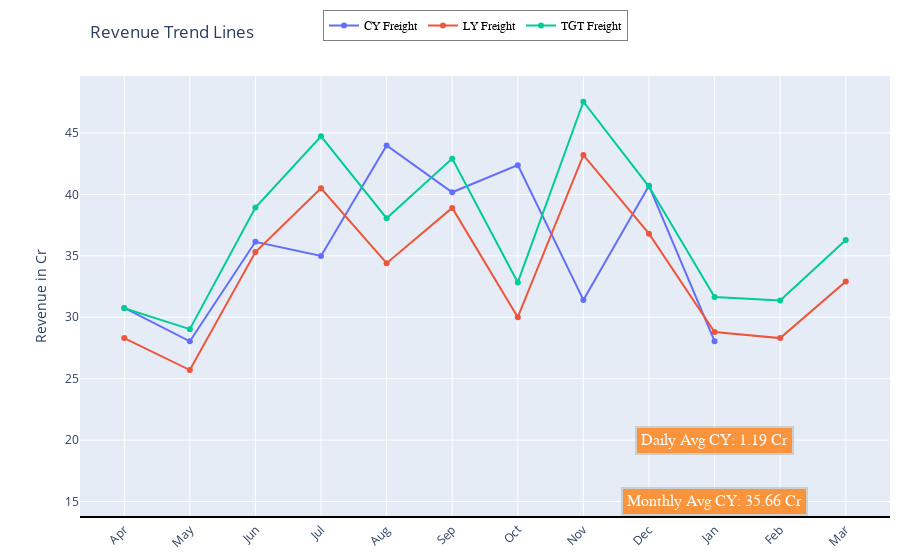

This figure's notebook cell:
### Code cell
import plotly.graph_objects as go
def comparison_line_plot(feature , current_year_df , previous_year_df , target_df = None):
    months = ['Apr', 'May', 'Jun', 'Jul', 'Aug', 'Sep',
                'Oct', 'Nov', 'Dec', 'Jan', 'Feb', 'Mar']
    # Create a figure with subplots
    fig = go.Figure()

    # Add trend lines for each category
    fig.add_trace(
        go.Scatter(x=months,
                y=current_year_df[feature],
                mode='lines+markers',
                showlegend=True,
                name='CY Freight',
                hovertemplate='Month: %{x}<br>Current Year Freight: %{y:.2f} Cr'),
        
    )
    fig.add_trace(
        go.Scatter(x=months,
                y=previous_year_df[feature],
                mode='lines+markers',
                showlegend=True,
                name='LY Freight',
                hovertemplate='Month: %{x}<br>Last Year Freight: %{y:.2f} Cr')
    )
    if target_df is not None:
        fig.add_trace(
            go.Scatter(x=months,
                    y=division_monthwise_target_df[feature],
                    mode='lines+markers',
                    showlegend=True,
                    name='TGT Freight',
                    hovertemplate='Month: %{x}<br>Last Year Freight: %{y:.2f} Cr')
        )

    # Annotate with monthly average revenue

    monthly_avg_current = current_year_df[feature].mean()
    monthly_avg_previous = previous_year_monthwise_outward_df[feature].mean()

    # Calculate daily average revenue assuming 30 days in a month
    daily_avg_current = monthly_avg_current / 30
    daily_avg_previous = monthly_avg_previous / 30
    fig.add_annotation(x=9,
                    y=15,
                    text=f'Monthly Avg CY: {monthly_avg_current:.2f} Cr',
                    showarrow=False,
                    bordercolor="#c7c7c7",
                    borderwidth=2,
                    borderpad=4,
                    bgcolor="#ff7f0e",
                    opacity=0.8,
                    font=dict(
                    family="Courier New, monospace",
                    size=16,
                    color="#ffffff"
                ),
                    )
    fig.add_annotation(x=9,
                        y=20,
                        text=f'Daily Avg CY: {daily_avg_current:.2f} Cr',
                        showarrow=False,
                    bordercolor="#c7c7c7",
                    borderwidth=2,
                    borderpad=4,
                    bgcolor="#ff7f0e",
                    opacity=0.8,
                    font=dict(
                    family="Courier New, monospace",
                    size=16,
                    color="#ffffff",
                        )
    )


    # Update figure layout
    fig.update_layout(
        xaxis_tickangle=-45,
        title='Revenue Trend Lines ',
        title_x=0.1,# Center title
        yaxis_title='Revenue in Cr',
        margin=dict(t=10, b=10,r=10),  # Adjust top margin
        legend=dict(
            x=0.3,  # Change the x-coordinate of the legend
            y=1.15, # Change the y-coordinate of the legend
            traceorder='normal',  # Order of the legend items
            font=dict(
                family='sans-serif',
                size=12,
                color='black'
            ),
            bgcolor='rgba(255, 255, 255, 0.5)',  # Background color of the legend
            bordercolor='rgba(0, 0, 0, 0.5)',  # Border color of the legend
            borderwidth=1,  # Border width of the legend
            orientation='h',
        ),
    )


    fig.update_xaxes(showline=True, linewidth=2, linecolor='black',)

    # Show plot
    fig.show()
comparison_line_plot('freight', current_year_monthwise_outward_df , previous_year_monthwise_outward_df, target_df=division_monthwise_target_df)

### Figure 1 — Plotly figure (JSON) as saved in the notebook; plotly's stock layout.template omitted (floating-point values rounded to 4 significant figures)
{"data": [{"hovertemplate": "Month: %{x}<br>Current Year Freight: %{y:.2f} Cr", "mode": "lines+markers", "name": "CY Freight", "showlegend": true, "type": "scatter", "x": ["Apr", "May", "Jun", "Jul", "Aug", "Sep", "Oct", "Nov", "Dec", "Jan", "Feb", "Mar"], "y": [30.76, 28.04, 36.14, 34.99, 43.98, 40.17, 42.38, 31.41, 40.7, 28.05]}, {"hovertemplate": "Month: %{x}<br>Last Year Freight: %{y:.2f} Cr", "mode": "lines+markers", "name": "LY Freight", "showlegend": true, "type": "scatter", "x": ["Apr", "May", "Jun", "Jul", "Aug", "Sep", "Oct", "Nov", "Dec", "Jan", "Feb", "Mar"], "y": [28.3, 25.7, 35.3, 40.5, 34.4, 38.9, 30, 43.2, 36.8, 28.8, 28.3, 32.9]}, {"hovertemplate": "Month: %{x}<br>Last Year Freight: %{y:.2f} Cr", "mode": "lines+markers", "name": "TGT Freight", "showlegend": true, "type": "scatter", "x": ["Apr", "May", "Jun", "Jul", "Aug", "Sep", "Oct", "Nov", "Dec", "Jan", "Feb", "Mar"], "y": [30.73, 29.03, 38.93, 44.73, 38.06, 42.91, 32.83, 47.54, 40.64, 31.64, 31.37, 36.29]}], "layout": {"annotations": [{"bgcolor": "#ff7f0e", "bordercolor": "#c7c7c7", "borderpad": 4, "borderwidth": 2, "font": {"color": "#ffffff", "family": "Courier New, monospace", "size": 16}, "opacity": 0.8, "showarrow": false, "text": "Monthly Avg CY: 35.66 Cr", "x": 9, "y": 15}, {"bgcolor": "#ff7f0e", "bordercolor": "#c7c7c7", "borderpad": 4, "borderwidth": 2, "font": {"color": "#ffffff", "family": "Courier New, monospace", "size": 16}, "opacity": 0.8, "showarrow": false, "text": "Daily Avg CY: 1.19 Cr", "x": 9, "y": 20}], "legend": {"bgcolor": "rgba(255, 255, 255, 0.5)", "bordercolor": "rgba(0, 0, 0, 0.5)", "borderwidth": 1, "font": {"color": "black", "family": "sans-serif", "size": 12}, "orientation": "h", "traceorder": "normal", "x": 0.3, "y": 1.15}, "margin": {"b": 10, "r": 10, "t": 10}, "title": {"text": "Revenue Trend Lines ", "x": 0.1}, "xaxis": {"linecolor": "black", "linewidth": 2, "showline": true, "tickangle": -45}, "yaxis": {"title": {"text": "Revenue in Cr"}}}}
